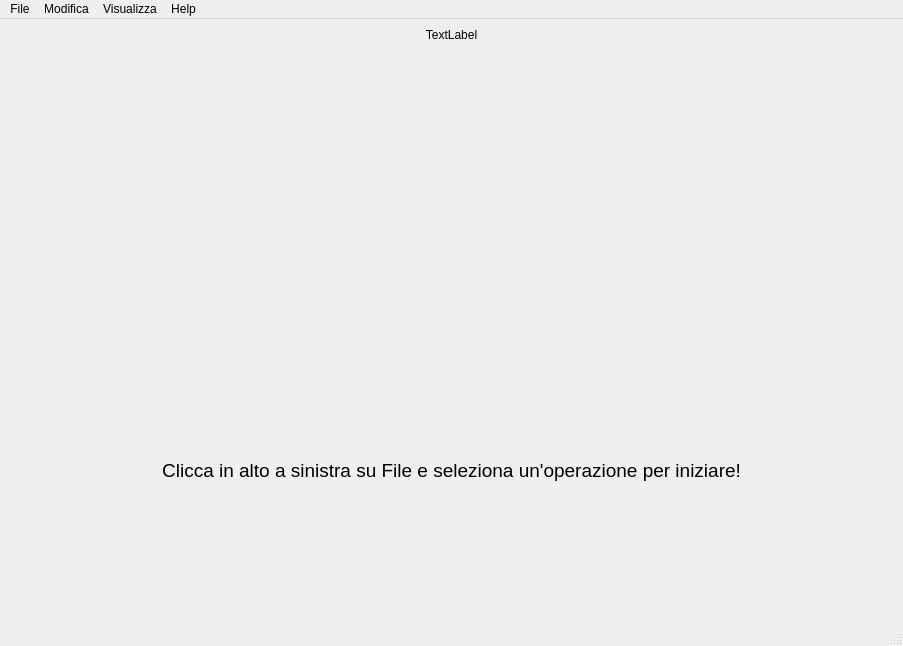
<?xml version="1.0" encoding="UTF-8"?>
<ui version="4.0">
 <class>MainWindow</class>
 <widget class="QMainWindow" name="MainWindow">
  <property name="geometry">
   <rect>
    <x>0</x>
    <y>0</y>
    <width>903</width>
    <height>646</height>
   </rect>
  </property>
  <property name="windowTitle">
   <string>MainWindow</string>
  </property>
  <widget class="QWidget" name="centralwidget">
   <layout class="QVBoxLayout" name="verticalLayout">
    <item>
     <widget class="QLabel" name="label">
      <property name="text">
       <string>TextLabel</string>
      </property>
      <property name="alignment">
       <set>Qt::AlignHCenter|Qt::AlignTop</set>
      </property>
     </widget>
    </item>
    <item>
     <widget class="QLabel" name="label_2">
      <property name="font">
       <font>
        <pointsize>14</pointsize>
       </font>
      </property>
      <property name="text">
       <string>Clicca in alto a sinistra su File e seleziona un'operazione per iniziare!</string>
      </property>
      <property name="alignment">
       <set>Qt::AlignCenter</set>
      </property>
      <property name="margin">
       <number>0</number>
      </property>
     </widget>
    </item>
   </layout>
  </widget>
  <widget class="QMenuBar" name="menubar">
   <property name="geometry">
    <rect>
     <x>0</x>
     <y>0</y>
     <width>903</width>
     <height>21</height>
    </rect>
   </property>
   <widget class="QMenu" name="menuOperazioni">
    <property name="title">
     <string>File</string>
    </property>
    <addaction name="actioninserisci"/>
    <addaction name="actionRicerca"/>
    <addaction name="separator"/>
    <addaction name="actionExit"/>
   </widget>
   <widget class="QMenu" name="menuHelp">
    <property name="title">
     <string>Help</string>
    </property>
    <addaction name="actionAbout_Our_Project"/>
   </widget>
   <widget class="QMenu" name="menuModifica">
    <property name="title">
     <string>Visualizza</string>
    </property>
    <addaction name="actionVisualizza_Database"/>
    <addaction name="actionVisualizza_Statistiche"/>
   </widget>
   <widget class="QMenu" name="menuModifica_2">
    <property name="title">
     <string>Modifica</string>
    </property>
    <addaction name="actionModifica_Dati_Paziente"/>
   </widget>
   <addaction name="menuOperazioni"/>
   <addaction name="menuModifica_2"/>
   <addaction name="menuModifica"/>
   <addaction name="menuHelp"/>
  </widget>
  <widget class="QStatusBar" name="statusbar"/>
  <action name="actioninserisci">
   <property name="text">
    <string>Inserisci</string>
   </property>
  </action>
  <action name="actionRicerca">
   <property name="text">
    <string>Ricerca/Elimina</string>
   </property>
  </action>
  <action name="actionAbout_Our_Project">
   <property name="text">
    <string>About Our Project</string>
   </property>
  </action>
  <action name="actionExit">
   <property name="text">
    <string>Exit</string>
   </property>
  </action>
  <action name="actionVisualizza_Database">
   <property name="text">
    <string>Visualizza Database</string>
   </property>
  </action>
  <action name="actionVisualizza_Statistiche">
   <property name="text">
    <string>Visualizza Statistiche</string>
   </property>
  </action>
  <action name="actionModifica_Dati_Paziente">
   <property name="text">
    <string>Modifica Dati Paziente</string>
   </property>
  </action>
 </widget>
 <resources/>
 <connections/>
</ui>
